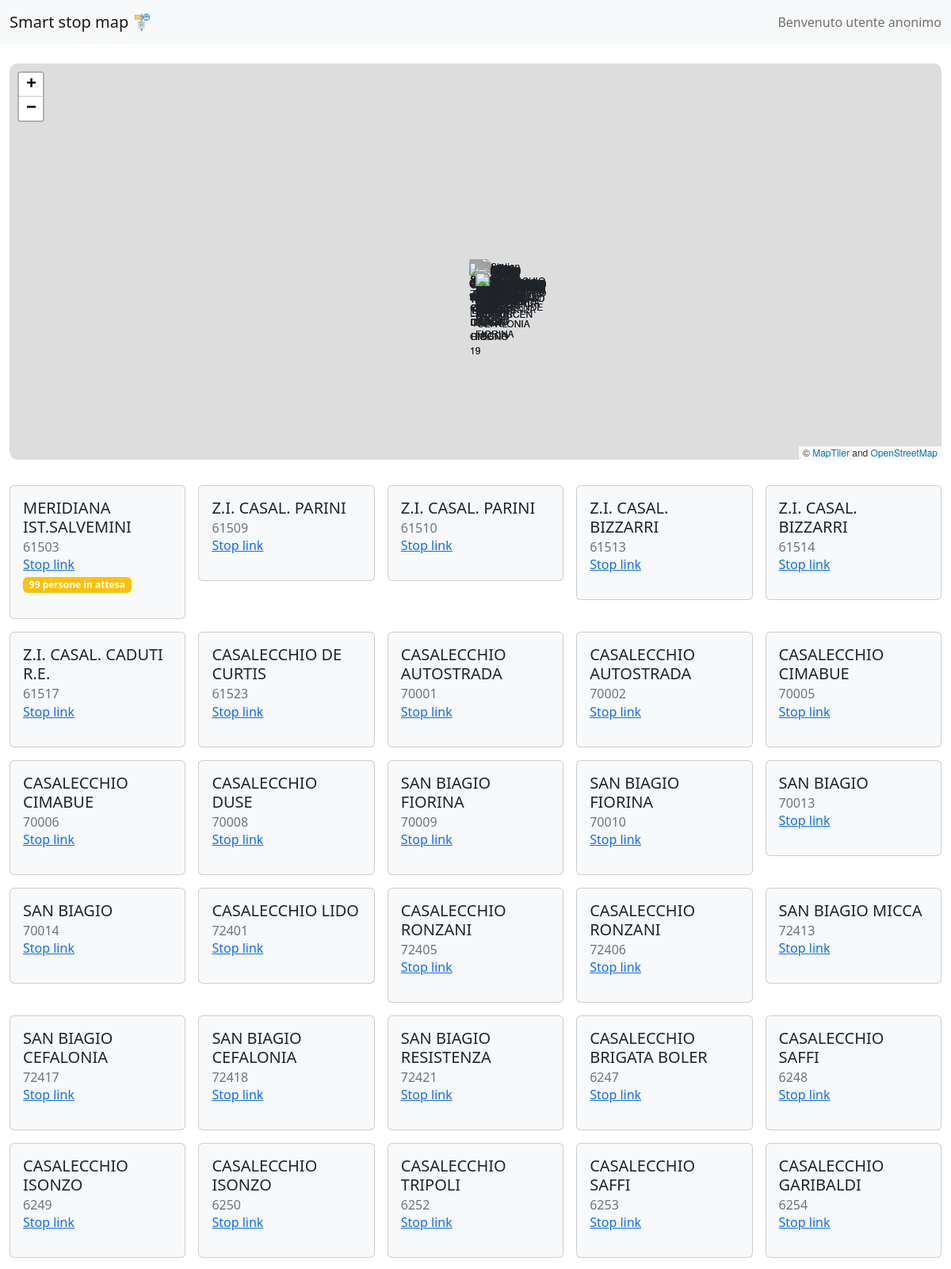
The page / (upper part) on the database its author committed.
### models.py (models this page shows, shortened)
class Stop(db.Model):
    __tablename__ = "stops"
    id = db.Column(db.String(10), primary_key=True)
    position = db.Column(db.String(80), unique=False, nullable=False)
    name = db.Column(db.String(50), nullable=True)
    people = db.Column(db.Integer(), nullable=True)
    hButton = db.Column(db.Integer(), nullable=True)

### app.py (the view)
@app.route("/")
def home():
    dataset=[]
    stops = Stop.query.all()
    for stop in stops:
        dataset.append({"id": stop.id,
                        "name": stop.name,
                        "location": json.loads(stop.position),
                        "people": stop.people if stop.people != None else "-",
                        "hButton": stop.hButton, })
    return render_template('index.html', stations=dataset, name = "Bus Stops Map")

### app.py (called while the page is built)
@app.before_request
def session_handler():
    session.permanent = True
    app.permanent_session_lifetime = timedelta(minutes=1)

### templates/index.html (shortened to what this page needs)
{% extends 'baseof.html' %}
{% block titlepage %}Smart stop map{% endblock %}
{% block content %}
<div id="map" style="width: 100%; height: 500px"></div>
<div class="row row-cols-2 row-cols-md-5 g-3 mt-3" data-masonry='{"percentPosition": true }'>
  {% for station in stations %}
  <div class="col">
   <div class="card bg-light">
     <div class="card-body">
       <h5 class="card-title">{{station.name | e}}</h5>
       <h6 class="card-subtitle text-muted">{{station.id | e}}</h6>
       <a href="{{station.id}}" class="card-link">Stop link</a>
       {% if station.people != '-'%} <span class="badge bg-warning badge-pill badge-warning"> {{station.people}} persone in attesa </span>       {% endif %}
     </div>
       </div>
  </div>
{% endfor %}
</div>
{% endblock %}

### static/style.css (style rules this page uses)
.leaflet-container { border-radius: 10px; }

### rows shown on the page
Stop: name "MERIDIANA IST.SALVEMINI", id "61503", people "99"
Stop: name "Z.I. CASAL. PARINI", id "61509"
Stop: name "Z.I. CASAL. PARINI", id "61510"
Stop: name "Z.I. CASAL. BIZZARRI", id "61513"
Stop: name "Z.I. CASAL. BIZZARRI", id "61514"
Stop: name "Z.I. CASAL. CADUTI R.E.", id "61517"
Stop: name "CASALECCHIO DE CURTIS", id "61523"
Stop: name "CASALECCHIO AUTOSTRADA", id "70001"
Stop: name "CASALECCHIO AUTOSTRADA", id "70002"
Stop: name "CASALECCHIO CIMABUE", id "70005"
Stop: name "CASALECCHIO CIMABUE", id "70006"
Stop: name "CASALECCHIO DUSE", id "70008"
Stop: name "SAN BIAGIO FIORINA", id "70009"
Stop: name "SAN BIAGIO FIORINA", id "70010"
Stop: name "SAN BIAGIO", id "70013"
Stop: name "SAN BIAGIO", id "70014"
Stop: name "CASALECCHIO LIDO", id "72401"
Stop: name "CASALECCHIO RONZANI", id "72405"
Stop: name "CASALECCHIO RONZANI", id "72406"
Stop: name "SAN BIAGIO MICCA", id "72413"
Stop: name "SAN BIAGIO CEFALONIA", id "72417"
Stop: name "SAN BIAGIO CEFALONIA", id "72418"
Stop: name "SAN BIAGIO RESISTENZA", id "72421"
Stop: name "CASALECCHIO BRIGATA BOLER", id "6247"
Stop: name "CASALECCHIO SAFFI", id "6248"
Stop: name "CASALECCHIO ISONZO", id "6249"
Stop: name "CASALECCHIO ISONZO", id "6250"
Stop: name "CASALECCHIO TRIPOLI", id "6252"
Stop: name "CASALECCHIO SAFFI", id "6253"
Stop: name "CASALECCHIO GARIBALDI", id "6254"
